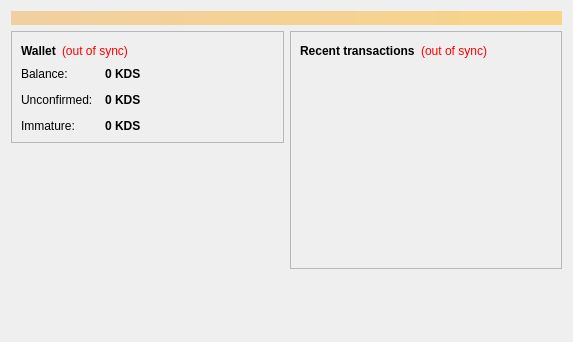
<?xml version="1.0" encoding="UTF-8"?>
<ui version="4.0">
 <class>OverviewPage</class>
 <widget class="QWidget" name="OverviewPage">
  <property name="geometry">
   <rect>
    <x>0</x>
    <y>0</y>
    <width>573</width>
    <height>342</height>
   </rect>
  </property>
  <property name="windowTitle">
   <string>Form</string>
  </property>
  <layout class="QVBoxLayout" name="topLayout">
   <item>
    <widget class="QLabel" name="labelAlerts">
     <property name="visible">
      <bool>false</bool>
     </property>
     <property name="styleSheet">
      <string notr="true">background-color: qlineargradient(x1: 0, y1: 0, x2: 1, y2: 0, stop:0 #F0D0A0, stop:1 #F8D488); color:#000000;</string>
     </property>
     <property name="wordWrap">
      <bool>true</bool>
     </property>
     <property name="margin">
      <number>3</number>
     </property>
    </widget>
   </item>
   <item>
    <layout class="QHBoxLayout" name="horizontalLayout" stretch="1,1">
     <item>
      <layout class="QVBoxLayout" name="verticalLayout_2">
       <item>
        <widget class="QFrame" name="frame">
         <property name="frameShape">
          <enum>QFrame::StyledPanel</enum>
         </property>
         <property name="frameShadow">
          <enum>QFrame::Raised</enum>
         </property>
         <layout class="QVBoxLayout" name="verticalLayout_4">
          <item>
           <layout class="QHBoxLayout" name="horizontalLayout_4">
            <item>
             <widget class="QLabel" name="label_5">
              <property name="font">
               <font>
                <weight>75</weight>
                <bold>true</bold>
               </font>
              </property>
              <property name="text">
               <string>Wallet</string>
              </property>
             </widget>
            </item>
            <item>
             <widget class="QLabel" name="labelWalletStatus">
              <property name="toolTip">
               <string>The displayed information may be out of date. Your wallet automatically synchronizes with the Kudos network after a connection is established, but this process has not completed yet.</string>
              </property>
              <property name="styleSheet">
               <string notr="true">QLabel { color: red; }</string>
              </property>
              <property name="text">
               <string notr="true">(out of sync)</string>
              </property>
              <property name="alignment">
               <set>Qt::AlignLeading|Qt::AlignLeft|Qt::AlignVCenter</set>
              </property>
             </widget>
            </item>
            <item>
             <spacer name="horizontalSpacer_2">
              <property name="orientation">
               <enum>Qt::Horizontal</enum>
              </property>
              <property name="sizeHint" stdset="0">
               <size>
                <width>40</width>
                <height>20</height>
               </size>
              </property>
             </spacer>
            </item>
           </layout>
          </item>
          <item>
           <layout class="QFormLayout" name="formLayout_2">
            <property name="fieldGrowthPolicy">
             <enum>QFormLayout::AllNonFixedFieldsGrow</enum>
            </property>
            <property name="horizontalSpacing">
             <number>12</number>
            </property>
            <property name="verticalSpacing">
             <number>12</number>
            </property>
            <item row="0" column="0">
             <widget class="QLabel" name="label">
              <property name="text">
               <string>Balance:</string>
              </property>
             </widget>
            </item>
            <item row="0" column="1">
             <widget class="QLabel" name="labelBalance">
              <property name="font">
               <font>
                <weight>75</weight>
                <bold>true</bold>
               </font>
              </property>
              <property name="cursor">
               <cursorShape>IBeamCursor</cursorShape>
              </property>
              <property name="toolTip">
               <string>Your current balance</string>
              </property>
              <property name="text">
               <string notr="true">0 KDS</string>
              </property>
              <property name="textInteractionFlags">
               <set>Qt::LinksAccessibleByMouse|Qt::TextSelectableByKeyboard|Qt::TextSelectableByMouse</set>
              </property>
             </widget>
            </item>
            <item row="1" column="0">
             <widget class="QLabel" name="label_3">
              <property name="text">
               <string>Unconfirmed:</string>
              </property>
             </widget>
            </item>
            <item row="1" column="1">
             <widget class="QLabel" name="labelUnconfirmed">
              <property name="font">
               <font>
                <weight>75</weight>
                <bold>true</bold>
               </font>
              </property>
              <property name="cursor">
               <cursorShape>IBeamCursor</cursorShape>
              </property>
              <property name="toolTip">
               <string>Total of transactions that have yet to be confirmed, and do not yet count toward the current balance</string>
              </property>
              <property name="text">
               <string notr="true">0 KDS</string>
              </property>
              <property name="textInteractionFlags">
               <set>Qt::LinksAccessibleByMouse|Qt::TextSelectableByKeyboard|Qt::TextSelectableByMouse</set>
              </property>
             </widget>
            </item>
            <item row="2" column="0">
             <widget class="QLabel" name="labelImmatureText">
              <property name="text">
               <string>Immature:</string>
              </property>
             </widget>
            </item>
            <item row="2" column="1">
             <widget class="QLabel" name="labelImmature">
              <property name="font">
               <font>
                <weight>75</weight>
                <bold>true</bold>
               </font>
              </property>
              <property name="toolTip">
               <string>Mined balance that has not yet matured</string>
              </property>
              <property name="text">
               <string notr="true">0 KDS</string>
              </property>
              <property name="textInteractionFlags">
               <set>Qt::LinksAccessibleByMouse|Qt::TextSelectableByKeyboard|Qt::TextSelectableByMouse</set>
              </property>
             </widget>
            </item>
           </layout>
          </item>
         </layout>
        </widget>
       </item>
       <item>
        <spacer name="verticalSpacer">
         <property name="orientation">
          <enum>Qt::Vertical</enum>
         </property>
         <property name="sizeHint" stdset="0">
          <size>
           <width>20</width>
           <height>40</height>
          </size>
         </property>
        </spacer>
       </item>
      </layout>
     </item>
     <item>
      <layout class="QVBoxLayout" name="verticalLayout_3">
       <item>
        <widget class="QFrame" name="frame_2">
         <property name="frameShape">
          <enum>QFrame::StyledPanel</enum>
         </property>
         <property name="frameShadow">
          <enum>QFrame::Raised</enum>
         </property>
         <layout class="QVBoxLayout" name="verticalLayout">
          <item>
           <layout class="QHBoxLayout" name="horizontalLayout_2">
            <item>
             <widget class="QLabel" name="label_4">
              <property name="text">
               <string>&lt;b&gt;Recent transactions&lt;/b&gt;</string>
              </property>
             </widget>
            </item>
            <item>
             <widget class="QLabel" name="labelTransactionsStatus">
              <property name="toolTip">
               <string>The displayed information may be out of date. Your wallet automatically synchronizes with the Kudos network after a connection is established, but this process has not completed yet.</string>
              </property>
              <property name="styleSheet">
               <string notr="true">QLabel { color: red; }</string>
              </property>
              <property name="text">
               <string notr="true">(out of sync)</string>
              </property>
              <property name="alignment">
               <set>Qt::AlignRight|Qt::AlignTrailing|Qt::AlignVCenter</set>
              </property>
             </widget>
            </item>
            <item>
             <spacer name="horizontalSpacer">
              <property name="orientation">
               <enum>Qt::Horizontal</enum>
              </property>
              <property name="sizeHint" stdset="0">
               <size>
                <width>40</width>
                <height>20</height>
               </size>
              </property>
             </spacer>
            </item>
           </layout>
          </item>
          <item>
           <widget class="QListView" name="listTransactions">
            <property name="styleSheet">
             <string notr="true">QListView { background: transparent; }</string>
            </property>
            <property name="frameShape">
             <enum>QFrame::NoFrame</enum>
            </property>
            <property name="verticalScrollBarPolicy">
             <enum>Qt::ScrollBarAlwaysOff</enum>
            </property>
            <property name="horizontalScrollBarPolicy">
             <enum>Qt::ScrollBarAlwaysOff</enum>
            </property>
            <property name="selectionMode">
             <enum>QAbstractItemView::NoSelection</enum>
            </property>
           </widget>
          </item>
         </layout>
        </widget>
       </item>
       <item>
        <spacer name="verticalSpacer_2">
         <property name="orientation">
          <enum>Qt::Vertical</enum>
         </property>
         <property name="sizeHint" stdset="0">
          <size>
           <width>20</width>
           <height>40</height>
          </size>
         </property>
        </spacer>
       </item>
      </layout>
     </item>
    </layout>
   </item>
  </layout>
 </widget>
 <resources/>
 <connections/>
</ui>
